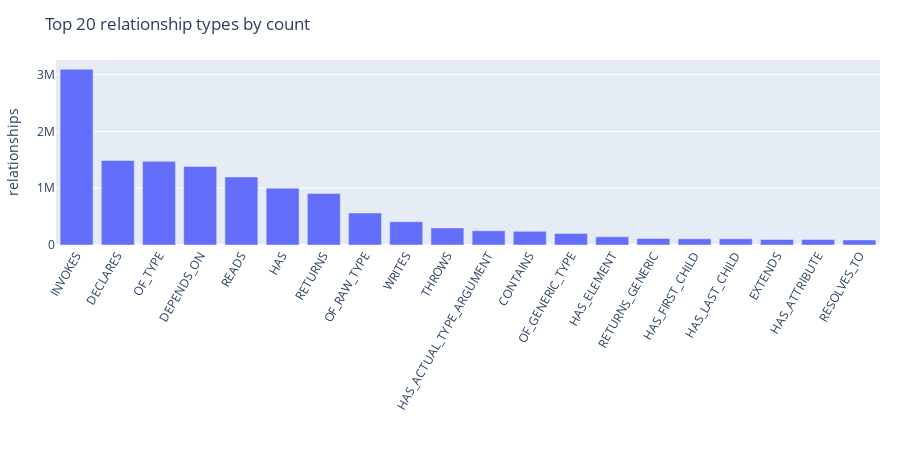

Source (notebook cell):
### Code cell
# --- Relationship types: Top 20 + Donut (Top-8 + others) ---
if not df_rel_type_count.empty:
    type_col  = pick_first(df_rel_type_count, ["relationshipType"], None) or pick_first(df_rel_type_count, [], "text")
    count_col = pick_first(df_rel_type_count, ["nodesWithThatRelationshipType"], None) or pick_first(df_rel_type_count, [], "numeric")
    top = df_rel_type_count.sort_values(count_col, ascending=False).head(20)
    display(top)
    bar_smart_clean(top, type_col, count_col, "Top 20 relationship types by count", "relationships")
    pie_with_others_clean(df_rel_type_count, type_col, count_col, top_n=8, title="Relationship types (Top 8 + others)")
else:
    print("[info] RelationshipTypeCount.csv not found or empty.")

### Figure 1 — Plotly figure (JSON) as saved in the notebook; plotly's stock layout.template omitted (floating-point values rounded to 4 significant figures)
{"data": [{"hovertemplate": "=%{x}<br>relationships=%{y}<extra></extra>", "legendgroup": "", "marker": {"color": "#636efa", "pattern": {"shape": ""}}, "name": "", "orientation": "v", "showlegend": false, "textposition": "auto", "type": "bar", "x": ["INVOKES", "DECLARES", "OF_TYPE", "DEPENDS_ON", "READS", "HAS", "RETURNS", "OF_RAW_TYPE", "WRITES", "THROWS", "HAS_ACTUAL_TYPE_ARGUMENT", "CONTAINS", "OF_GENERIC_TYPE", "HAS_ELEMENT", "RETURNS_GENERIC", "HAS_FIRST_CHILD", "HAS_LAST_CHILD", "EXTENDS", "HAS_ATTRIBUTE", "RESOLVES_TO"], "xaxis": "x", "y": [3094986, 1488648, 1473110, 1383899, 1197812, 1000532, 908690, 564554, 410412, 301314, 250044, 240711, 204103, 143534, 115034, 108497, 108497, 97387, 96146, 89225], "yaxis": "y"}], "layout": {"barmode": "relative", "height": 450, "legend": {"tracegroupgap": 0}, "margin": {"b": 40, "l": 20, "r": 20, "t": 60}, "title": {"text": "Top 20 relationship types by count"}, "xaxis": {"anchor": "y", "domain": [0, 1], "tickangle": -60, "title": {"text": ""}}, "yaxis": {"anchor": "x", "domain": [0, 1], "title": {"text": "relationships"}}}}
